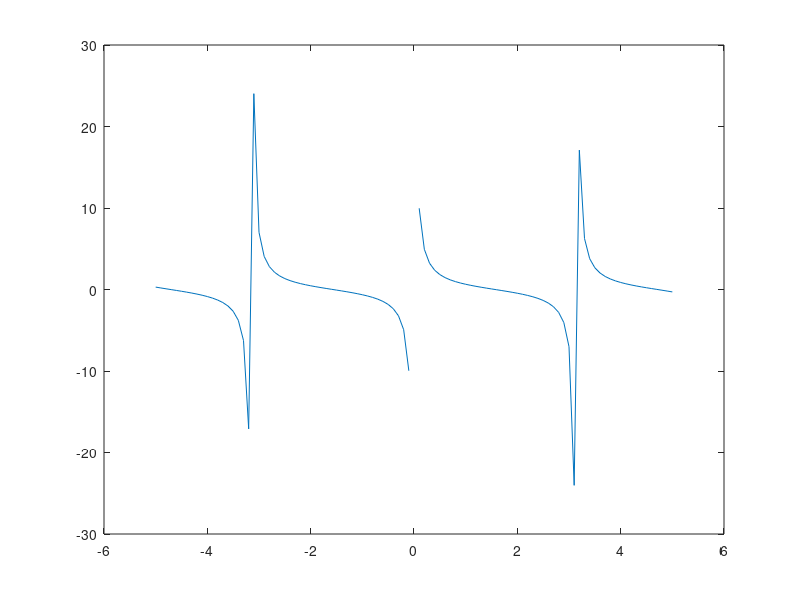

Write the MATLAB code that produced this figure.
clc; clear;

x = -5:0.1:5; % vektor od -5 do 5, krok po 0,1
y = sin(x); % priradi k tomu hodnoty
plot(x,y); % vykresli graf

y = cos(x);
plot(x,y);

y = tan(x);
plot(x,y);

y = cot(x);
plot(x,y);